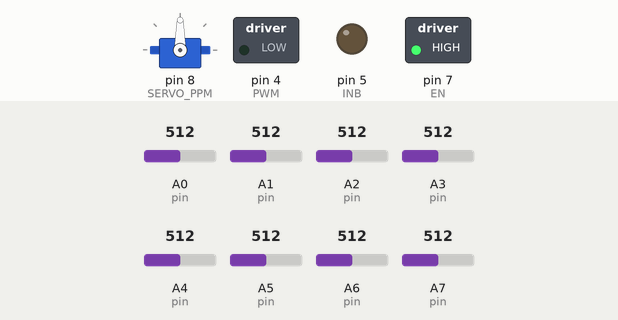
Bench run of a sketch on a simulated Arduino Leonardo, built with avr-gcc and run on an emulated ATmega32U4. Parts: servo, switched loads named in the sketch (green lamp = pin HIGH), output pins drawn as LEDs (lit = HIGH). The test bench sets the inputs (shaded band); at power-on: A0 (pin) = 512, A1 (pin) = 512, A2 (pin) = 512, A3 (pin) = 512, A4 (pin) = 512, A5 (pin) = 512, A6 (pin) = 512, A7 (pin) = 512. What the sketch prints to the serial monitor is not drawn.

Above: at 0.1 s.
At 2.8 s:
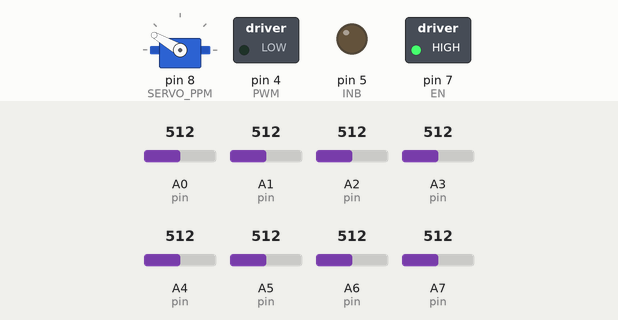
At 4.0 s:
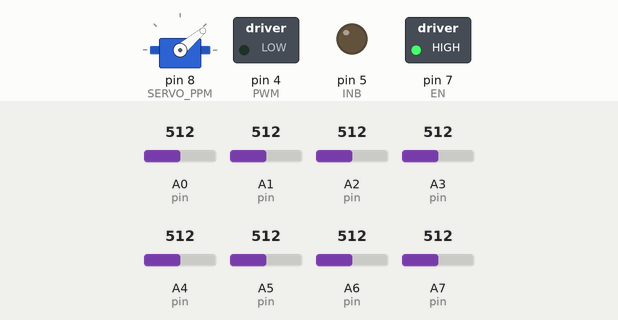
At 4.4 s:
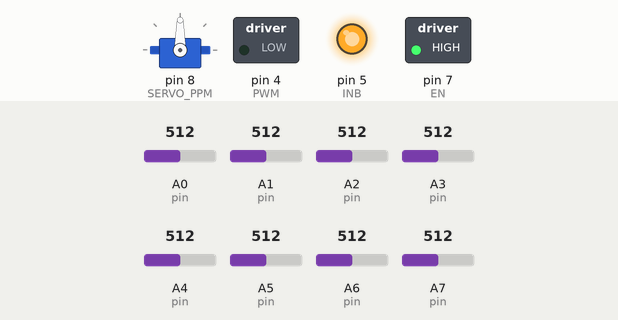
Timing chart, 0 to 5.9 s (numbered marks = the images above):
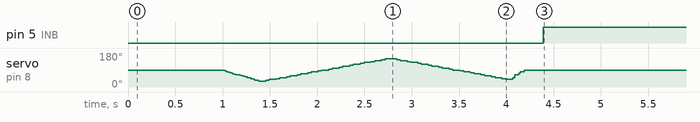

The sketch:

main.ino
```cpp
#include "definepin.h"
#include "lineCal.h"
#include "PIDver1.h"
#include "func.h"
#include "VarSpeedServo.h"

#define numOfSensor 8
#define myKp  8
#define myKi  1
#define myKd  2
#define mySetp  3.5
#define myOutMax  60
#define myOutMin  -60
#define myTime 0.01

#define INA 6
#define INB 5
#define PWM 4
#define EN 7

#define BRAKE 0
#define CW 1
#define CCW 2
#define MOTOR_ON 0


PID myPID(myKp, myKi, myKd, myTime, myOutMax, myOutMin,1);
unsigned long preTime;
VarSpeedServo myServo;
//Servo myDCMotor;
double servoSpeed = 0;
double Out = 0;
short motorSpeed = 55;
float val[numOfSensor][numOfSensor];
int halfLine = 0;
int fullLine = 0;
int intersectSignal = 0;
int isTurning = 0;
float res;
double xCoordinate = 0, yCoordinate = 0;
int pin[8] = {A_IN1, A_IN2, A_IN3, A_IN4, A_IN5, A_IN6, A_IN7, A_IN8};
int maxArr[8];
int minArr[8];
double ledVal[8];

void readMinMax(){
//   for(int i = 0; i < N; i++){
//    maxArr[i] = MAXVALUE;
//    minArr[i] = MINVALUE;
//  }
  Serial.println("reading min max");
  for(int i = 0; i < N; i++){
    maxArr[i] = MINVALUE;
    minArr[i] = MAXVALUE;
  }
  int preSensor[8];
  for (int i = 30; i <= 150; i = i + 10){
     myServo.write(i, 150, true);
//     delay(50);
     for(int j = 0; j <=7 ; j++){
       preSensor[j] = analogRead(pin[7 - j]);
       if (preSensor[j] > maxArr[j]) maxArr[j] = preSensor[j];
       if (preSensor[j] < minArr[j]) minArr[j] = preSensor[j];
     }
     delay(50);
  }
  for (int i = 150; i > 30; i = i - 10){
    myServo.write(i, 150, true);
//    delay(50);
    for(int j = 0; j <=7 ; j++){
     preSensor[j] = analogRead(pin[7 - j]);
     if (preSensor[j] > maxArr[j]) maxArr[j] = preSensor[j];
     if (preSensor[j] < minArr[j]) minArr[j] = preSensor[j];
    }
    delay(50);
  }
}
void print(double arr[]){
      Serial.println("Print:");
      for(int i = 0; i < N; i++){
        Serial.print(arr[i]);
        Serial.print("   ");
      }
      Serial.println("");
}

void print(int arr[]){
      Serial.println("Print:");
      for(int i = 0; i < N; i++){
        Serial.print(arr[i]);
        Serial.print("   ");
      }
      Serial.println("");
}
void setup(){
  pinMode(INA, OUTPUT);
    pinMode(INB, OUTPUT);
    pinMode(PWM, OUTPUT);
    pinMode(EN, OUTPUT);

    digitalWrite(EN, HIGH);
  for(int i = 0; i < N; i++){
    pinMode(pin[i], INPUT);
  }
  myServo.attach(SERVO_PPM);
  //myDCMotor.attach(MOTOR_PPM);
  //myDCMotor.write(90);
  delay(1000);
  myServo.write(45, 100, true);
  int preAngle = -30;
  Serial.begin(9600);
  readMinMax();
  preTime = millis();
  print(maxArr);
  print(minArr);
  Serial.println("Start loop");
  myServo.write(90, 255, true);
  delay(200);
}

void update(){
  switch (lineType(ledVal, yCoordinate)) {
    case 0: //Line Middle
      if (isTurning) {
        //"Turning Completed. Moving Ahead."
        isTurning = 0;
        fullLine = 0;
        halfLine = 0;
        intersectSignal = 0;
      }
      if (fullLine == 2) {
        //"Line Detected. Moving Ahead."
        fullLine = 0;
        halfLine = 0;
      }
      xCoordinate = getLinePos(ledVal);
      break;
    case 1: //Line Full White
      if (fullLine == 0 && halfLine != 1) {
        //"Challenge is about to appear. Moving ahead"
        fullLine = 1;
        //End game not solving.
      }
      if (halfLine == 1) {
        //"Turn left at the T-Intersection."
        xCoordinate = 0;
        isTurning = 1;
      }
      else if (halfLine == 2) {
        //"Turn right at the T-Intersection."
        xCoordinate = 7;
        isTurning = 1;
      }
      break;
    case 2: //Line Full Black
      if (isTurning) {
        //"Turning slowly. Avoid Crashing."
      }
      else if (halfLine == 1) {
        if (fullLine == 0 || fullLine == 2) {
          //"Line is disappearing for a while. Moving Left for Searching Line"
        }
      }
      else if (halfLine == 2) {
        if (fullLine == 0 || fullLine == 2) {
          //"Line is disappearing for a while. Moving Right for Searching Line"
        }
        fullLine = 2;
      }
      else {
        //"Line is disappearing for a while. Keep moving ahead."
        //Handle obstacle.
      }

      fullLine = 2;
      break;
    case 3: //Half-Line Left
      if (fullLine == 1) {
        //"Turn left 90 degree."
        xCoordinate = 0;
        isTurning = 1;
      }
      else {
        //"Half-Line Left Signal For Searching Line in Black or Intersection."
        halfLine = 1;
      }
      break;
    case 4: //Half-Line Right
      if (fullLine == 1) {
        // "Turn right 90 degree."
        xCoordinate = 7;
        isTurning = 1;
      }
      else {
        //"Half-Line Right Signal For Searching Line in Black." << endl;
        halfLine = 2;
      }
      break;
    case 5:
      xCoordinate = getLinePos(ledVal);
      break;
    }

}
/*Motor COntrol*/
void forward() {
  motorControl(0, CW, motorSpeed);
}
void reverse() {
  motorControl(0, CCW, motorSpeed);
}
void stopMotor() {
  motorControl(0, BRAKE, motorSpeed);
}
void motorControl(uint8_t motor, uint8_t direct, uint8_t pwm_t ) {
  if(motor == MOTOR_ON)
  {
    if(direct == CW)
    {
      digitalWrite(INA, LOW);
      digitalWrite(INB, HIGH);
    }
    else if(direct == CCW)
    {
      digitalWrite(INA, HIGH);
      digitalWrite(INB, LOW);
    }
    else
    {
      digitalWrite(INA, LOW);
      digitalWrite(INB, LOW);
    }

    analogWrite(PWM, pwm_t);
  }
}

void loop()
{

  // TODO: Bat dau chay xe myDCMotor
    //myDCMotor.write(110);
//    myServo.write(90, 255, true);
   unsigned long elapsedTime = millis() - preTime;
   if (elapsedTime > 3){
      for(int i = 0; i < N; i++){
        ledVal[i] = analogRead(pin[N - 1 -i]);
      }
      normalize(ledVal, maxArr, minArr, MAXVALUE, MINVALUE);
      update();
      preTime = preTime + elapsedTime;
      forward();
      servoSpeed = map(xCoordinate - mySetp, 0, 3.5, 50, 255);
      Out = myPID.Calculate(mySetp, xCoordinate);
      myServo.write(Out + 90, servoSpeed );
      Serial.print(3.5);
      Serial.print(",");
      Serial.print(xCoordinate);
      Serial.print(",");
      Serial.println(Out);
   }

}
```

definepin.h
```cpp
/*
 * PIDver1.h
 *
 * Created: 8/3/2020 5:00:31 PM
 *  Author: thanh
 */


#ifndef DEFINEPIN_H_
#define DEFINEPIN_H_

#define A_IN1   A0
#define A_IN2   A1
#define A_IN3   A2
#define A_IN4   A3
#define A_IN5   A4
#define A_IN6   A5
#define A_IN7   A6
#define A_IN8   A7

#define SERVO_PPM   8
#define MOTOR_PPM   10
#define PWN_LINE    11

#define TX   1
#define RX   0


#define ECD_A   3
#define ECD_B   2


#endif /* PIDVER1_H_ */
```

func.cpp
```cpp
#include"func.h"
using namespace std;
double abs(double val){
    return (val > 0 ? val : -val);
}
void transpose(double result[N][N], int& res_c, int& res_r, double m[N][N], int m_c, int m_r){
    res_c = m_r;
    res_r = m_c;
    for(int i = 0; i < res_r; i++){
        for(int j = 0; j < res_c; j++){
            result[i][j] = m[j][i];
        }
    }
}

int power(int base, int exp){
    int res = 1;
    for(int i = 0; i < exp; i++) res *= base;
    return res;
}
double getCofactor(double matrix[N][N], int size, int row, int col){
    // cout << "row = " << row << "\ncol = " << col << endl;
    double tmp[N][N] = {0};
    int x = 0, y = 0;
    for(int i = 0; i < size; i++){
        y = 0;
        if (i != row){
            for(int j = 0; j < size; j++){
                if (j != col){
                    // cout << x << ' ' << y << endl;
                    // cout << i << ' ' << j << endl;
                    tmp[x][y] = matrix[i][j];
                    y++;
                }
            }
            x++;
        }
    }
    return power(-1, row + col) * det(tmp, size - 1);
}
double det(double matrix[N][N], int size){
    int determinant = 0;
    if (size == 1) return matrix[0][0];
    for(int i = 0; i < size; i++){
        determinant += matrix[0][i] * getCofactor(matrix, size, 0, i);
    }
    return determinant;
}
bool invert(double matrix[N][N], double inv[N][N], int size){
    double determinant = det(matrix, size);
    // cout << determinant << endl;
    if (determinant == 0) return 0;
    for(int i = 0; i < size; i++){
        for(int j = 0; j < size; j++){
            inv[i][j] = getCofactor(matrix, size, j, i) / determinant;
        }
    }
    return 1;
}

bool multiply(double result[N][N], int& res_c, int& res_r, double m1[N][N], int m1_c, int m1_r, double m2[N][N], int m2_c, int m2_r){
    if (m1_c != m2_r) return 0;
    res_r = m1_r;
    res_c = m2_c;
    for(int i = 0; i < res_r; i++){
        for(int j = 0; j < res_c; j++){
            double tmp = 0;
            for(int k = 0; k < m1_c; k++){
                tmp += m1[i][k] * m2[k][j];
            }
            result[i][j] = tmp;
        }
    }
    return 1;
}

double weightedAverage(double* input, int l, int r){
    double numerator = 0;
    double denominator = 0;
    for(int i = l; i <= r; i++){
        numerator += i * input[i];
        denominator += input[i];
    }
    double ans = numerator / denominator;
    return ans;
}
double quadraticInterpolation(double* input, int l, int r){
    double secondOrder = 0;
    double firstOrder = 0;
    if (r - l == 2){
        firstOrder = (input[l] + input[l+2] + input[l+1]);
        secondOrder = input[l+1] - input[l] - 2 * firstOrder * l - firstOrder;
    }
    else{
        int size = r - l + 1;
        double H[N][N] = {0};
        for(int i = 0; i < size; i++){
            H[i][0] = power(i + l, 2);
            H[i][1] = i + l;
            H[i][2] = 1;
        }
        double tmpInput[N][N] = {0};
        for(int i = 0; i < size; i++){
            tmpInput[i][0] = input[i + l];
        }
        double transp[N][N] = {0};
        int tr_c, tr_r;
        transpose(transp, tr_c, tr_r, H, 3, size);

        double tmpRes[N][N];
        int tmp_r, tmp_c;
        multiply(tmpRes, tmp_c, tmp_r, transp, tr_c, tr_r, H, 3, size);

        double inv[N][N] = {0};
        int invSize = tmp_c;
        invert(tmpRes, inv, invSize);

        multiply(tmpRes, tmp_c, tmp_r, inv, invSize, invSize, transp, tr_c, tr_r);

        double result[N][N] = {0};
        int res_c, res_r;
        multiply(result, res_c, res_r, tmpRes, tmp_c, tmp_r, tmpInput, 1, size);

        firstOrder = result[0][0];
        secondOrder = result[1][0];
    }
    return -secondOrder / (2 * firstOrder);
}
void normalize(double input[N], int maxArr[N], int minArr[N], int maxVal, int minVal){
    for(int i = 0; i < N; i++){
        if (input[i] < minArr[i]) input[i] = minArr[i];
        if (input[i] > maxArr[i]) input[i] = maxArr[i];
        input[i] = minVal + (double)(maxVal - minVal) / (maxArr[i] - minArr[i]) * (input[i] - minArr[i]);
    }
}
double getLinePos(double input[N]){
    for(int i = 0; i < N; i++){
        input[i] = MAXVALUE - input[i];
    }
    const int THRESHOLD = 70;
    int maxIndex = 0;
    for(int i = 0; i < N; i++){
        if (input[maxIndex] < input[i]){
            maxIndex = i;
        }
    }
    if (input[maxIndex - 1] > input[maxIndex + 1]) return weightedAverage(input, maxIndex - 2, maxIndex + 1);
    else return weightedAverage(input, maxIndex - 1, maxIndex + 2);
//    int left = maxIndex, right = maxIndex;
//    while(left > 0 && abs(input[maxIndex] - input[left]) < THRESHOLD) left--;
//    while(right < N - 1 && abs(input[maxIndex] - input[right]) < THRESHOLD) right++;
//    return weightedAverage(input, left, right);
}
```

func.h
```cpp
#define N 8
#define MAXVALUE 1023
#define MINVALUE 0
#ifndef DEFINEPIN_H_
#define DEFINEPIN_H_
#define A_IN1   A5
#define A_IN2   A4
#define A_IN3   10
#define A_IN4   9
#define A_IN5   8
#define A_IN6   6
#define A_IN7   12
#define A_IN8   4

#define SERVO_PPM   13
#define MOTOR_PPM   5
#define PWN_LINE    11
#define TX   1
#define RX   0
#define ECD_A   3
#define ECD_B   2
#endif
void transpose(double[N][N], int&, int&, double[N][N], int ,int);
double weightedAverage(double* input, int l, int r);
double det(double matrix[N][N], int size);
double quadraticInterpolation(double* input, int l, int r);
int power(int base, int exp);
double getCofactor(double matrix[N][N], int size, int row, int col);
bool invert(double matrix[N][N], double inv[N][N], int size);
void printMatrix(double matrix[N][N], int row, int col);
bool multiply(double result[N][N], int& res_c, int& res_r, double m1[N][N], int m1_c, int m1_r, double m2[N][N], int m2_c, int m2_r);
void transpose(double result[N][N], int& res_c, int& res_r, double m[N][N], int m_c, int m_r);
double getLinePos(double input[N]);
void calibrate(int input[N]);
void normalize(double input[N], int maxArr[N], int minArr[N], int max, int min);
```

linecal.cpp
```cpp
#include "lineCal.h"

float uCal(float u, int n) {
	float res = u;
	for (int i = 1; i < n; ++i) {
		res *= (u - i);
		res /= (i + 1);
	}
	return res;
}

float absolute(float n) {
	return n > 0 ? n : -n;
}

int isInside(int* arr, int k, int n) {
	for (int i = 0; i < k; ++i) {
		if (arr[i] == n) return 1;
	}
	return 0;
}

int lineType(double val[8], float y) {
	int sensorWhite[8];
	int sensorBlack[8];
	int numWhite = 0;
	int whiteMax = 100;
	int numBlack = 0;
	int delta = 30;
	for (int i = 0; i < 8; ++i) {
		if (isInside(sensorWhite, numWhite, i) || isInside(sensorBlack, numBlack, i)) continue;
		else {
			for (int j = i; j < 8; ++j) {
				if ((absolute)(val[i] - val[j]) < delta) {
					if (val[i] < whiteMax) {
						sensorWhite[numWhite] = j;
						numWhite++;
					}
					else {
						sensorBlack[numBlack] = j;
						numBlack++;
					}
				}
			}
		}
	}
	if (numWhite >= 7) return 1;
	if (numBlack >= 7) return 2;
	if (numWhite >= 5 && numWhite <= 6) {
		if (sensorWhite[numWhite - 1] >= 7) return 4;
		else return 3;
	}
	if (numWhite <= 4) return 0;
	return 5;
}

//float cal(float val[8][8]) {
//	float res = 0;
//	float max = 0, min = 1027, y, u;
//	float xmax = 0, xmin = 0;
//	float step = 0.1f;
//	for (float x = 0; x <= 7.05; x += step) {
//		y = val[0][0];
//		u = x;
//		for (int i = 1; i < 8; ++i) {
//			y += uCal(u, i) * val[0][i];
//		}
//		if (y > max) {
//			max = y; xmax = x;
//		}
//		if (y < min) {
//			min = y; xmin = x;
//		}
//	}
//	res = xmin;
//	return res;
//}
```

linecal.h
```cpp
float uCal(float u, int n);
float absolute(float n);
int isInside(int* arr, int k, int n);
int lineType(double val[8], float y);
float cal(float val[8][8], int maxArr[8], int minArr[8]);
```

pidver1.cpp
```cpp
#include "PIDver1.h"
PID::PID(double Kp, double Ki, double Kd, double SampleTime, double HighLimit, double LowLimit, bool Direct)
{
	 _kp = Kp;
	 _ki = Ki;
	 _kd = Kd;
	 _SampleTime = SampleTime;
	 _outMax = HighLimit;
	 _outMin = LowLimit;
     pre_error = 0;
     pre_pre_error = 0;
}

double PID::Calculate(double SettingValue, double PresentValue){
	Error = SettingValue - PresentValue;
	P_part = _kp*(Error - pre_error);
	I_part = 0.5*_ki*_SampleTime*(Error + pre_error);
	D_part = _kd/(_SampleTime*_SampleTime)*( Error - 2*pre_error + pre_pre_error);
	PidOut = PidLastOut + P_part + I_part + D_part ;
	pre_pre_error = pre_error;
	pre_error = Error;
	PidLastOut = PidOut;
	if (PidOut > _outMax)
	{
	  PidOut = _outMax;
	}
	else if (PidOut < _outMin)
	{
	  PidOut = _outMin;
	}
	return PidOut;
}
```

pidver1.h
```cpp
/*
 * PIDver1.h
 *
 * Created: 8/3/2020 5:00:31 PM
 *  Author: thanh
 */


#ifndef PIDVER1_H_
#define PIDVER1_H_
class PID{
	public:
		PID(double Kp, double Ki, double Kd, double SampleTime, double HLimit, double LowLimit, bool Direct);
		double Calculate(double SettingValue, double PresentValue);
	private:
	   double _kp;
	   double _ki;
	   double _kd;
	   double _SampleTime;
	   double _outMax, _outMin;
	   double PidLastOut;
	   double Error, pre_error, pre_pre_error, P_part, I_part, D_part, PidOut;
   };
#endif /* PIDVER1_H_ */
```

Measured:
- by itself, pin 5 (INB): LOW → HIGH at 4.4 s
